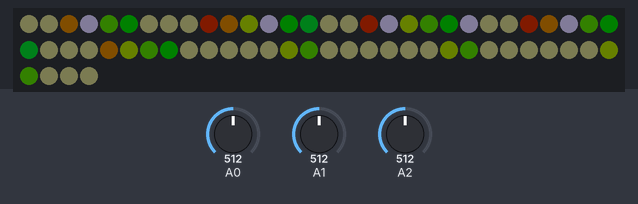
The sketch below on a simulated Teensy 3. Shown: 64 RGB LEDs in strip order, left to right, continuing on the next row. Inputs (shaded band) come from the test bench; at power-on: A2 = 512, A0 = 512, A1 = 512. Dim RGB values are drawn brighter than linear; random numbers use the default seed unless the sketch sets one; what the sketch prints to the serial monitor is not drawn.

Above: at 1.2 s.
1.3 s: A2 set to 122
3.7 s: A2 set to 511
At 4.19 s:
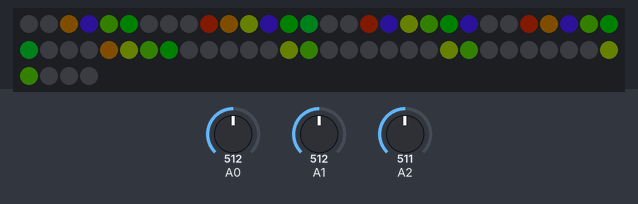
5.5 s: A2 set to 23
At 5.91 s:
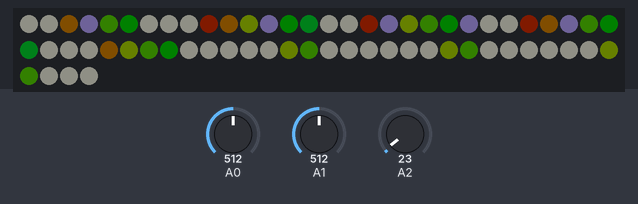
8.5 s: A2 set to 43
At 10.42 s:
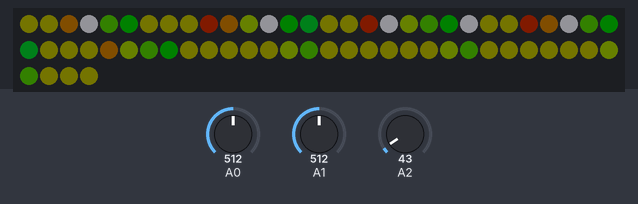
10.5 s: A2 set to 0
At 10.72 s:
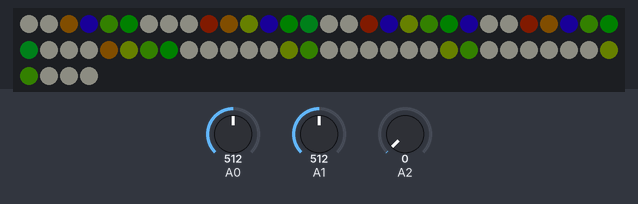

The sketch:

Class_3-LED_lfos_and_randoms.ino
```cpp
//LFOs here mean values that change slowly and are used to
// modify things such as color or position

//This first block is all copy-paste and can be left alone except for brightness it just sets up the library

//led biz begin
#include <WS2812Serial.h>
//we'll be using the Teensy audio library and it doesn't play nicely with neopixels.h or fastled
// so Paul of PJRC made this much more efficient version
const int num_of_leds = 64;
const int pin = 5; // only these pins can be used on the Teensy 3.2:  1, 5, 8, 10, 31
byte drawingMemory[num_of_leds * 3];       //  3 bytes per LED
DMAMEM byte displayMemory[num_of_leds * 12]; // 12 bytes per LED
WS2812Serial leds(num_of_leds, displayMemory, drawingMemory, pin, WS2812_GRB);

//1.0 is VERY bright if you're powering it off of 5V
// this needs to be declared and set to something >0 for the LEDs to work
float max_brightness = 0.1;
//led biz end

unsigned long current_time;
unsigned long prev[8]; //array of 8 variables named "prev"
int shift;
float set_hue;
int xy_sel;
int xy_count;
int x_pot;
int y_pot;
int a1[8] = {10, 20, 30, 40, 50, 60, 70, 80};
int rainbow1;
int test2;
int lfo[4];
int lfo_latch[4];
int rate[4];

int bitmap1[8][8] = {
  {0, 0, 1, 2, 1, 1, 0, 0},
  {0, 1, 1, 1, 2, 1, 1, 0},
  {0, 1, 2, 1, 1, 1, 2, 0},
  {0, 1, 1, 2, 1, 1, 1, 0},
  {0, 0, 1, 1, 1, 1, 0, 0},
  {0, 0, 0, 1, 1, 0, 0, 0},
  {0, 0, 0, 1, 1, 0, 0, 0},
  {0, 0, 0, 1, 1, 0, 0, 0},
};

void setup() {
  leds.begin(); //must be done in setup for the LEDs to work.

  analogReadAveraging(64);  //smooth the readings so they jump around less
}


void loop() {
  current_time = millis();

  if (current_time - prev[3] > rate[0]) {
    prev[3] = current_time;

    //if it's 96 97 98 or 99 flip the latch no matter what the lfo[1] value is
    if (random(100) > 95) {
      // "!" is opposite and works on values that are 0 or 1
      // the latch is equal to the opposite of latch
      // simpler version of how we toggled the led in class 1
      lfo_latch[1] = !lfo_latch[1];
    }

    if (lfo_latch[1] == 1) {
      lfo[1] += random(5);
    }
    if (lfo_latch[1] == 0) {
      lfo[1] -= random(10);
    }
    if (lfo[1] < 0) {
      lfo[1] = 0;
      lfo_latch[1] = 1;
    }
    if (lfo[1] > 99) {
      lfo[1] = 99;
      lfo_latch[1] = 0;
    }
    Serial.println(lfo[1]);
  }

  if (current_time - prev[2] > rate[0]) {
    prev[2] = current_time;

    //increase the value if the latch is 1 and decrease if 0
    // if the value hits the top or bottom we've picked arbitrarily,
    // keep it from going past taht number and change direction

    if (lfo_latch[0] == 1) {
      lfo[0] += 4; //same as lfo[0]=lfo[0]+4;
    }
    if (lfo_latch[0] == 0) {
      lfo[0] -= 3; //same as lfo[0]=lfo[0]-3;
    }
    if (lfo[0] < 0) {
      lfo[0] = 0;
      lfo_latch[0] = 1;
    }
    if (lfo[0] > 99) {
      lfo[0] = 99;
      lfo_latch[0] = 0;
    }

  }

  if (current_time - prev[1] > 100) { //33 millis is about 30Hz, aka fps
    prev[1] = current_time;

    rainbow1++;
    if (rainbow1 > 7) {
      rainbow1 = 0;
    }

  }

  if (current_time - prev[0] > 33) { //33 millis is about 30Hz, aka fps
    prev[0] = current_time;

    //its better to not put analogRead in the "bottom" of the loop
    // reading it more slowly will give less noise and we only need
    // to update it when we'd see the change it causes anyway

    rate[0] = map(analogRead(A2), 0, 1023, 0, 100);

    x_pot = map(analogRead(A0), 0, 1023, 0, 7); //map to just 0-7 to select the column...
    y_pot = map(analogRead(A1), 0, 1023, 0, 7); //..and row
    xy_sel = x_pot + (y_pot * 8); //both of these are combined to set the exact pixel from 0-63

    //x_count goes from 0-7 and so does y_count but since we have it arranged
    // with one for loop inside another we get x_count=0 for y_count from 0-7,
    // then x_count=1 for y_count from 0-7 and so on
    // this way we can more easily deal with the two dimensional LED array

    for ( int x_count = 0; x_count < 8; x_count++) {
      for ( int y_count = 0; y_count < 8; y_count++) {
        xy_count = x_count + (y_count * 8); //goes from 0-63

        //set_pixel_HSV(led to change, hue,saturation,value aka brightness)
        // led to change is 0-63
        // all other are 0.0 to 1.0
        // hue - 0 is red, then through the ROYGBIV to 1.0 as red again
        // saturation - 0 is fully white, 1 is fully the selected hue
        // value - 0 is off, 1 is the value set by max_brightness
        set_pixel(xy_count, 0, 0, lfo[1] / 99.0); // turn everything off. otherwise the last "frame" swill still show

        if (0) { //won't happen unless it's "1"
          if (y_count == 2) { // light up an entire row
            float hue1 = rainbow1 / 14.0;
            set_pixel(xy_count, hue1, .9, 1);
          }
        }

        if (xy_count == xy_sel) {
          set_hue = .4;
          //always use "xy_count" as the pixel to address in the x_count y_count fors
          set_pixel(xy_count, set_hue , .9, 1);
        }

        if (bitmap1[y_count][x_count] == 1 ) {
          float hue = (x_count) / 15.0; //this is a local variable. If only exists in these {} so we can't use it anywhere else
          set_pixel(xy_count, hue , 1, .2);
        }

        if (bitmap1[y_count][x_count] == 2 ) {
          float saturation = lfo[0] / 99.0;
          set_pixel(xy_count, .7 , saturation, 1);
        }
      }
    }
    leds.show(); // after we've set what we want all the LEDs to be we send the data out through this function
  }

}// loop is over


//This function is a little different than you might see in other libraries but it works pretty similar
// instead of 0-255 you see in other libraries this is all 0-1.0
// you can copy this to the bottom of any code as long as the declarations at the top in "led biz" are done

//set_pixel_HSV(led to change, hue,saturation,value aka brightness)
// led to change is 0-63
// all other are 0.0 to 1.0
// hue - 0 is red, then through the ROYGBIV to 1.0 as red again
// saturation - 0 is fully white, 1 is fully colored.
// value - 0 is off, 1 is the value set by max_brightness
// (it's not called brightness since, unlike in photoshop, we're going from black to fully lit up

//based on https://stackoverflow.com/questions/3018313/algorithm-to-convert-rgb-to-hsv-and-hsv-to-rgb-in-range-0-255-for-both

void set_pixel(int pixel, float fh, float fs, float fv) {
  byte RedLight;
  byte GreenLight;
  byte BlueLight;

  byte h = fh * 255;
  byte s = fs * 255;
  byte v = fv * max_brightness * 255;

  h = (h * 192) / 256;  // 0..191
  unsigned int i = h / 32;   // We want a value of 0 thru 5
  unsigned int f = (h % 32) * 8;   // 'fractional' part of 'i' 0..248 in jumps

  unsigned int sInv = 255 - s;  // 0 -> 0xff, 0xff -> 0
  unsigned int fInv = 255 - f;  // 0 -> 0xff, 0xff -> 0
  byte pv = v * sInv / 256;  // pv will be in range 0 - 255
  byte qv = v * (256 - s * f / 256) / 256;
  byte tv = v * (256 - s * fInv / 256) / 256;

  switch (i) {
    case 0:
      RedLight = v;
      GreenLight = tv;
      BlueLight = pv;
      break;
    case 1:
      RedLight = qv;
      GreenLight = v;
      BlueLight = pv;
      break;
    case 2:
      RedLight = pv;
      GreenLight = v;
      BlueLight = tv;
      break;
    case 3:
      RedLight = pv;
      GreenLight = qv;
      BlueLight = v;
      break;
    case 4:
      RedLight = tv;
      GreenLight = pv;
      BlueLight = v;
      break;
    case 5:
      RedLight = v;
      GreenLight = pv;
      BlueLight = qv;
      break;
  }
  leds.setPixelColor(pixel, RedLight, GreenLight, BlueLight);
}
```
